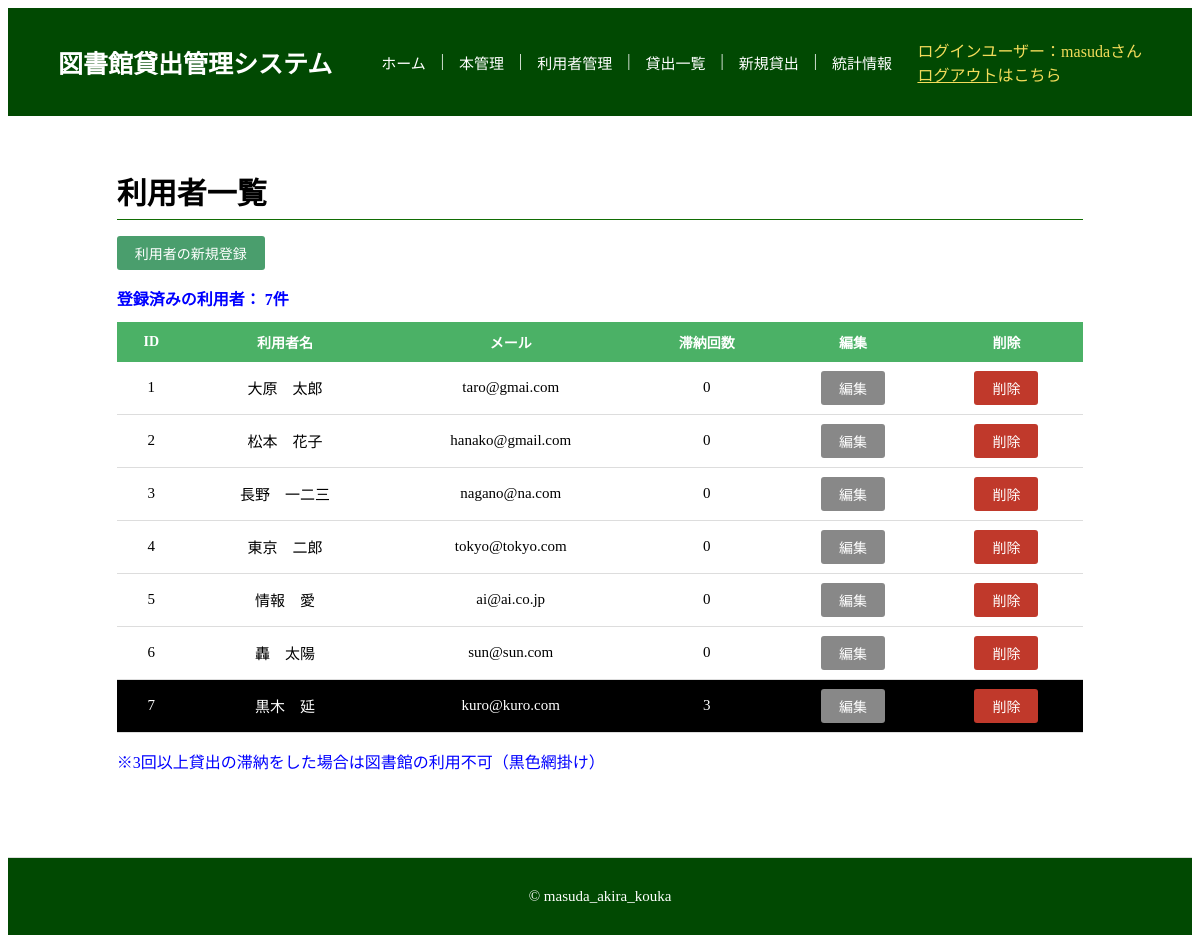
Page /users/users_list (signed in) on the committed database.
### models.py (models this page shows, shortened)
class LoginUser(db.Model, UserMixin):
    __tablename__ = "login_users"
    id = db.Column(db.Integer, primary_key=True)
    username = db.Column(db.String(30), unique=True, nullable=False, index=True)
    email = db.Column(db.String(255), unique=True, nullable=False, index=True)
    password_hash = db.Column(db.String(255), nullable=False)
    created_at = db.Column(db.DateTime, default=datetime.now)
    updated_at = db.Column(db.DateTime, default=datetime.now, onupdate=datetime.now)
    @property
    def password(self):
        raise AttributeError("読み取り不可")

class User(db.Model):
    __tablename__ = "users"
    user_id = db.Column(db.Integer, primary_key=True)
    name = db.Column(db.String(255), nullable=False)
    email = db.Column(db.String(255), nullable=False)
    blackflag = db.Column(db.Boolean, nullable=False, default=False)
    overdue_count = db.Column(db.Integer, nullable=False, default=0)
    user_borrowed_count = db.Column(db.Integer, nullable=False, default=0)

### application/users/views.py (the view)
@users.route("/users_list")
@login_required
def users_list():
    users = User.query.all()
    form = DeleteForm()
    users_pag,page,total_pages = pagination(users)
    return render_template("users/list.html",
                           users_all=users,
                           users=users_pag,
                           page=page,
                           total_pages=total_pages,
                           form=form)

### application/users/forms.py
class DeleteForm(FlaskForm):
    submit = SubmitField("削除")

### app.py (called while the page is built)
@app.template_filter('create_blacklist')
def create_blacklist(value):
    if value == True:
        return Markup('<tr style="background-color: black; color: white;">')
    return Markup('<tr>')

@app.before_request
def load_user():
    user_id = session.get('_user_id')
    if user_id is None:
        g.user = None
    else:
        g.user = LoginUser.query.get(user_id)

### application/kyotu.py (called while the page is built)
def pagination(db):
    page = request.args.get("page", default=1, type=int)
    per_page = 10
    total = len(db)
    total_pages = (total + per_page - 1) // per_page
    if page < 1:
        page = 1
    if total_pages > 0 and page > total_pages:
        page = total_pages
    start = (page - 1) * per_page
    end = start + per_page
    db_list = db[start:end]
    return db_list, page, total_pages

### models.py (called while the page is built)
@login_manager.user_loader
def load_user(user_id):
    return LoginUser.query.get(user_id)

### templates/users/list.html (shortened to what this page needs)
{% extends "base.html" %}
{% block content %}
<h2 class="site-h2">利用者一覧</h2>
<p><a href="{{ url_for('users.users_new') }}" class="btn btn-primary">利用者の新規登録</a></p>
<div class="message-box">登録済みの利用者：
    {{users_all| length}}件
</div>
{% if users %}
<table class="mt-16">
    <tr>
        <th>ID</th>
        <th>利用者名</th>
        <th>メール</th>
        <th>滞納回数</th>
        <th>編集</th>
        <th>削除</th>
    </tr>
    {% for user in users %}
    {{ user.blackflag| create_blacklist }}
        <td>{{ user.user_id }}</td>
        <td>{{ user.name }}</td>
        <td>{{ user.email }}</td>
        <td>{{ user.overdue_count }}</td>
        <td>
            <a href="{{ url_for('users.users_update', id=user.user_id) }}" class="btn btn-secondary">編集</a>
        </td>
        <td>
            <form method="post" action="{{ url_for('users.users_delete', id=user.user_id) }}">
                {{ form.submit(class="btn btn-danger", onclick="return confirm('本当に削除しますか？')") }}
            </form>
        </td>
    </tr>
    {% endfor %}
</table>
<div style="margin-top: 12px;">
<p style="color: blue;">
※3回以上貸出の滞納をした場合は図書館の利用不可（黒色網掛け）
</p>
</div>
{% else %}
<p class="mt-16">利用者が登録されていません。</p>
{% endif %}
{% endblock %}

### templates/base.html (shortened to what this page needs)
<!DOCTYPE html>
<html lang="ja">
<head>
    <link rel="stylesheet" href="{{ url_for('static', filename='style.css') }}" />
</head>
<body class="site-body">
    <header class="site-header">
        <div class="header-inner">
            <span class="site-title">図書館貸出管理システム</span>
            <nav class="nav-links">
                <a href="{{ url_for('home') }}">ホーム</a>|
                <a href="{{ url_for('books.books_list') }}">本管理</a>|
                <a href="{{ url_for('users.users_list') }}">利用者管理</a>|
                <a href="{{ url_for('borrows.borrows_active_list') }}">貸出一覧</a>|
                <a href="{{ url_for('borrows.borrows_new') }}">新規貸出</a>|
                <a href="{{ url_for('ranking.ranking_list') }}">統計情報</a>
            </nav>
            {% if g.user %}
            <div class="user-info">
                <span>ログインユーザー：{{ g.user.username }}さん</span><br>
                <a href="{{ url_for('auth.logout') }}">ログアウト</a>はこちら
            </div>
            {% endif %}
        </div>
    </header>
    <main class="main-content">
        {% block content %}{% endblock %}
    </main>
    <footer class="site-footer">
        <p>&copy; masuda_akira_kouka</p>
    </footer>
</body>
</html>

### static/style.css (style rules this page uses)
.site-body { display: flex; flex-direction: column; min-height: 100vh; }
.site-header { background-color: #014902; padding: 30px 50px; }
.header-inner { display: flex; align-items: center; gap: 24px; flex-wrap: wrap; }
.main-content { flex: 1; width: 85%; margin: 28px auto; padding: 0 20px; box-sizing: border-box; }
.site-footer { text-align: center; padding: 15px; margin-top: 40px; border-top: 1px solid #ddd; font-size: 15px; color: white; background-color: #014902; }
.site-title { color: white; font-weight: bold; font-size: 25px; padding-right: 25px; }
.nav-links { display: flex; gap: 15px; flex: 1; color: white; }
.nav-links a { color: #fff; text-decoration: none; font-size: 15px; }
.user-info { align-items: center; gap: 12px; color: rgb(243, 220, 91); }
.user-info a { color: rgb(243, 220, 91); }
.site-h2 { font-size: 30px; margin-bottom: 16px; border-bottom: 1px solid #126d04; padding-bottom: 6px; }
.message-box { color: blue; font-weight: bold; }
table { width: 100%; border-collapse: collapse; margin-top: 12px; background-color: #fff; }
th { background-color: #4bb166; color: #fff; padding: 10px 12px; text-align: center; font-size: 14px; }
td { padding: 9px 12px; text-align: center; border-bottom: 1px solid #ddd; font-size: 15px; }
.btn { display: inline-block; padding: 7px 18px; border: none; border-radius: 3px; font-size: 14px; cursor: pointer; text-decoration: none; }
.btn-primary { background-color: #4a9e6d; color: #fff; }
.btn-secondary { background-color: #888; color: #fff; }
.btn-danger { background-color: #c0392b; color: #fff; }
a { color: #529e4a; }

### rows in the picture
LoginUser: user.username "masuda"
User: user_id "1", name "大原 太郎", email "taro@gmai.com", overdue_count "0"
User: user_id "2", name "松本 花子", email "hanako@gmail.com", overdue_count "0"
User: user_id "3", name "長野 一二三", email "nagano@na.com", overdue_count "0"
User: user_id "4", name "東京 二郎", email "tokyo@tokyo.com", overdue_count "0"
User: user_id "5", name "情報 愛", email "ai@ai.co.jp", overdue_count "0"
User: user_id "6", name "轟 太陽", email "sun@sun.com", overdue_count "0"
User: user_id "7", name "黒木 延", email "kuro@kuro.com", overdue_count "3"

### other values in the picture
{{ users_all| length }} "7"
